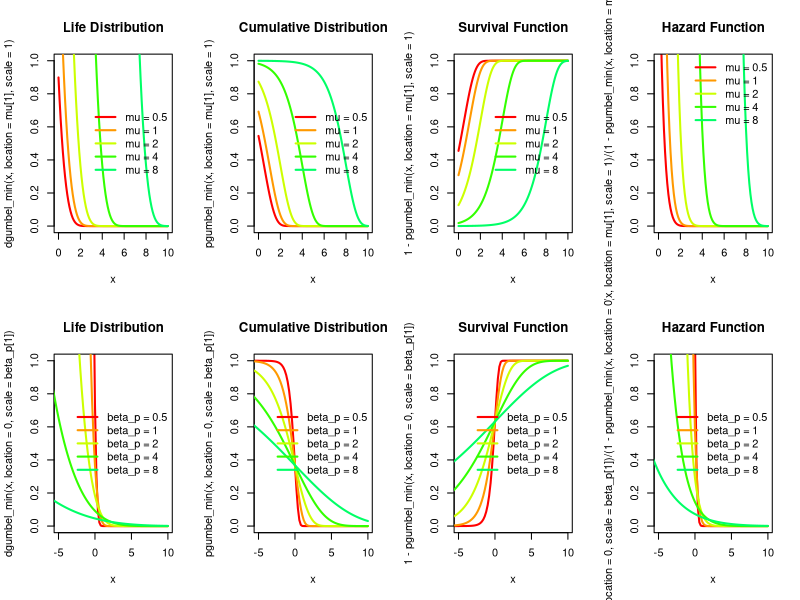

Reproduce this figure in R.
##### 극치 분포: Gumbel 최소값 분포
dgumbel_min = function (x, scale = 1, location = 0, log = FALSE) 
{
    fx <- 1/scale * exp(-(x - location)/scale) * exp(- exp((x - location)/scale))
    if (log) 
        return(log(fx))
    else return(fx)
}

pgumbel_min = function (q, scale = 1, location = 0, lower.tail = TRUE, log.p = FALSE) 
{
    Fx <- exp(-exp((q - location)/scale))
    if (!lower.tail) 
        Fx <- 1 - Fx
    if (log.p) 
        Fx <- log(Fx)
    return(Fx)
}
qgumbel_min = function (p, scale = 1, location = 0, lower.tail = TRUE, log.p = FALSE) 
{
    if (log.p) 
        p <- exp(p)
    if (!lower.tail) 
        p <- 1 - p
    xF <- location - scale * log(-log(p))
    return(xF)
}

rgumbel_min = function (n, scale = 1, location = 0) 
{
	qgumbel(runif(n), scale, location)
}


par(mfrow = c(2, 4))

### parameter: mu
mu = c(0.5, 1, 2, 4, 8)	# shape

### Input Variable
x <- seq(0, 10, length.out = 101)

color = rainbow(10)

### Life Distribution
plot(x, dgumbel_min(x, location=mu[1], scale=1), xlim=c(0, 10), ylim=c(0, 1), col=color[1], lwd=2, type = 'l', main="Life Distribution")
for (i in 2:5)	{	lines(x, dgumbel_min(x, location=mu[i], scale=1), col=color[i], lwd=2);	}
legend('right', bty = 'n', lwd=2, col=color[1:5], legend = c('mu = 0.5', 'mu = 1', 'mu = 2', 'mu = 4', 'mu = 8'))

### Cumulative Distribution
plot(x, pgumbel_min(x, location=mu[1], scale=1), xlim=c(0, 10), ylim=c(0, 1), col=color[1], lwd=2, type = 'l', main="Cumulative Distribution")
for (i in 2:5)	{	lines(x, pgumbel_min(x, location=mu[i], scale=1), col=color[i], lwd=2);	}
legend('right', bty = 'n', lwd=2, col=color[1:5], legend = c('mu = 0.5', 'mu = 1', 'mu = 2', 'mu = 4', 'mu = 8'))

### Survival Function
plot(x, 1-pgumbel_min(x, location=mu[1], scale=1), xlim=c(0, 10), ylim=c(0, 1), col=color[1], lwd=2, type = 'l', main="Survival Function")
for (i in 2:5)	{	lines(x, 1-pgumbel_min(x, location=mu[i], scale=1), col=color[i], lwd=2);	}
legend('right', bty = 'n', lwd=2, col=color[1:5], legend = c('mu = 0.5', 'mu = 1', 'mu = 2', 'mu = 4', 'mu = 8'))

### Hazard Function
plot(x, dgumbel_min(x, location=mu[1], scale=1)/(1-pgumbel_min(x, location=mu[1], scale=1)), xlim=c(0, 10), ylim=c(0, 1), col=color[1], lwd=2, type = 'l', main="Hazard Function")
for (i in 2:5) {	lines(x, dgumbel_min(x, location=mu[i], scale=1)/(1-pgumbel_min(x, location=mu[i], scale=1)), col=color[i], lwd=2);	}
legend('topright', bty = 'n', lwd=2, col=color[1:5], legend = c('mu = 0.5', 'mu = 1', 'mu = 2', 'mu = 4', 'mu = 8'))



### parameter: beta_p
beta_p = c(0.5, 1, 2, 4, 8)	#scale

### Input Variable
x <- seq(-10, 10, length.out = 101)

color = rainbow(10)

### Life Distribution
plot(x, dgumbel_min(x, location=0, scale=beta_p[1]), xlim=c(-5, 10), ylim=c(0, 1), col=color[1], lwd=2, type = 'l', main="Life Distribution")
for (i in 2:5)	{	lines(x, dgumbel_min(x, location=0, scale=beta_p[i]), col=color[i], lwd=2);	}
legend('right', bty = 'n', lwd=2, col=color[1:5], legend = c('beta_p = 0.5', 'beta_p = 1', 'beta_p = 2', 'beta_p = 4', 'beta_p = 8'))

### Cumulative Distribution
plot(x, pgumbel_min(x, location=0, scale=beta_p[1]), xlim=c(-5, 10), ylim=c(0, 1), col=color[1], lwd=2, type = 'l', main="Cumulative Distribution")
for (i in 2:5)	{	lines(x, pgumbel_min(x, location=0, scale=beta_p[i]), col=color[i], lwd=2);	}
legend('right', bty = 'n', lwd=2, col=color[1:5], legend = c('beta_p = 0.5', 'beta_p = 1', 'beta_p = 2', 'beta_p = 4', 'beta_p = 8'))

### Survival Function
plot(x, 1-pgumbel_min(x, location=0, scale=beta_p[1]), xlim=c(-5, 10), ylim=c(0, 1), col=color[1], lwd=2, type = 'l', main="Survival Function")
for (i in 2:5)	{	lines(x, 1-pgumbel_min(x, location=0, scale=beta_p[i]), col=color[i], lwd=2);	}
legend('right', bty = 'n', lwd=2, col=color[1:5], legend = c('beta_p = 0.5', 'beta_p = 1', 'beta_p = 2', 'beta_p = 4', 'beta_p = 8'))

### Hazard Function
plot(x, dgumbel_min(x, location=0, scale=beta_p[1])/(1-pgumbel_min(x, location=0, scale=beta_p[1])), xlim=c(-5, 10), ylim=c(0, 1), col=color[1], lwd=2, type = 'l', main="Hazard Function")
for (i in 2:5) {	lines(x, dgumbel_min(x, location=0, scale=beta_p[i])/(1-pgumbel_min(x, location=0, scale=beta_p[i])), col=color[i], lwd=2);	}
legend('right', bty = 'n', lwd=2, col=color[1:5], legend = c('beta_p = 0.5', 'beta_p = 1', 'beta_p = 2', 'beta_p = 4', 'beta_p = 8'))